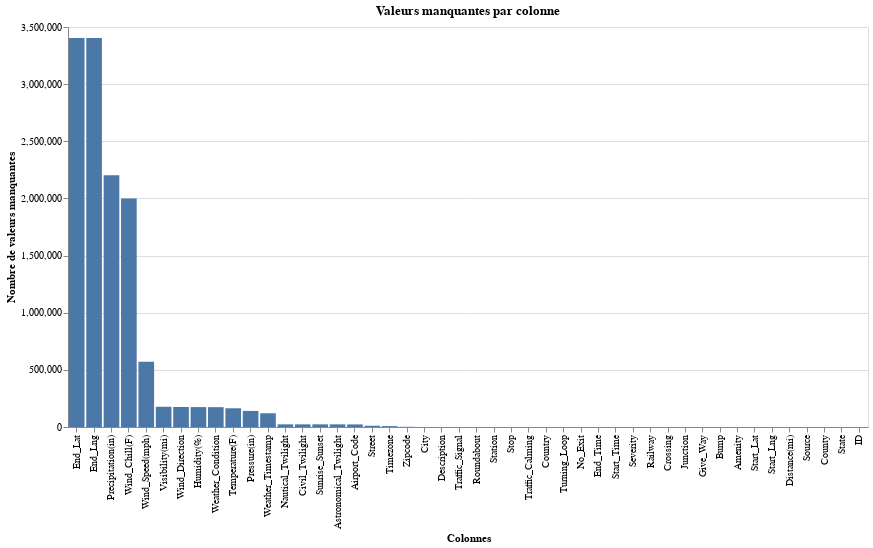

The notebook cell this image was saved under:
### Code cell
import pandas as pd
import matplotlib.pyplot as plt
import altair as alt

missing_values = data.select([sum(col(c).isNull().cast("int")).alias(c) for c in data.columns]).collect()[0].asDict()
missing_values_df = pd.DataFrame(missing_values.items(), columns=["Column", "Missing Values"]).sort_values(by="Missing Values", ascending=False)

chart = alt.Chart(missing_values_df, title="Valeurs manquantes par colonne").mark_bar().encode(
    x=alt.X("Column", title="Colonnes", sort=None),
    y=alt.Y("Missing Values", title="Nombre de valeurs manquantes"),
).properties(width=800, height=400)

chart

### Figure 1 — Vega-Lite specification as saved in the notebook (floating-point values rounded to 4 significant figures)
{"config": {"view": {"continuousWidth": 300, "continuousHeight": 300}}, "data": {"name": "data-4df3ff5aa3eb6de5a5d06758018e6e67"}, "mark": {"type": "bar"}, "encoding": {"x": {"field": "Column", "sort": null, "title": "Colonnes", "type": "nominal"}, "y": {"field": "Missing Values", "title": "Nombre de valeurs manquantes", "type": "quantitative"}}, "height": 400, "title": "Valeurs manquantes par colonne", "width": 800, "$schema": "https://vega.github.io/schema/vega-lite/v5.8.0.json", "datasets": {"data-4df3ff5aa3eb6de5a5d06758018e6e67": [{"Column": "End_Lat", "Missing Values": 3402762}, {"Column": "End_Lng", "Missing Values": 3402762}, {"Column": "Precipitation(in)", "Missing Values": 2203586}, {"Column": "Wind_Chill(F)", "Missing Values": 1999019}, {"Column": "Wind_Speed(mph)", "Missing Values": 571233}, {"Column": "Visibility(mi)", "Missing Values": 177098}, {"Column": "Wind_Direction", "Missing Values": 175206}, {"Column": "Humidity(%)", "Missing Values": 174144}, {"Column": "Weather_Condition", "Missing Values": 173459}, {"Column": "Temperature(F)", "Missing Values": 163853}, {"Column": "Pressure(in)", "Missing Values": 140679}, {"Column": "Weather_Timestamp", "Missing Values": 120228}, {"Column": "Nautical_Twilight", "Missing Values": 23246}, {"Column": "Civil_Twilight", "Missing Values": 23246}, {"Column": "Sunrise_Sunset", "Missing Values": 23246}, {"Column": "Astronomical_Twilight", "Missing Values": 23246}, {"Column": "Airport_Code", "Missing Values": 22635}, {"Column": "Street", "Missing Values": 10869}, {"Column": "Timezone", "Missing Values": 7808}, {"Column": "Zipcode", "Missing Values": 1915}, {"Column": "City", "Missing Values": 253}, {"Column": "Description", "Missing Values": 5}, {"Column": "Traffic_Signal", "Missing Values": 0}, {"Column": "Roundabout", "Missing Values": 0}, {"Column": "Station", "Missing Values": 0}, {"Column": "Stop", "Missing Values": 0}, {"Column": "Traffic_Calming", "Missing Values": 0}, {"Column": "Country", "Missing Values": 0}, {"Column": "Turning_Loop", "Missing Values": 0}, {"Column": "No_Exit", "Missing Values": 0}, {"Column": "End_Time", "Missing Values": 0}, {"Column": "Start_Time", "Missing Values": 0}, {"Column": "Severity", "Missing Values": 0}, {"Column": "Railway", "Missing Values": 0}, {"Column": "Crossing", "Missing Values": 0}, {"Column": "Junction", "Missing Values": 0}, {"Column": "Give_Way", "Missing Values": 0}, {"Column": "Bump", "Missing Values": 0}, {"Column": "Amenity", "Missing Values": 0}, {"Column": "Start_Lat", "Missing Values": 0}, {"Column": "Start_Lng", "Missing Values": 0}, {"Column": "Distance(mi)", "Missing Values": 0}, {"Column": "Source", "Missing Values": 0}, {"Column": "County", "Missing Values": 0}, {"Column": "State", "Missing Values": 0}, {"Column": "ID", "Missing Values": 0}]}}
